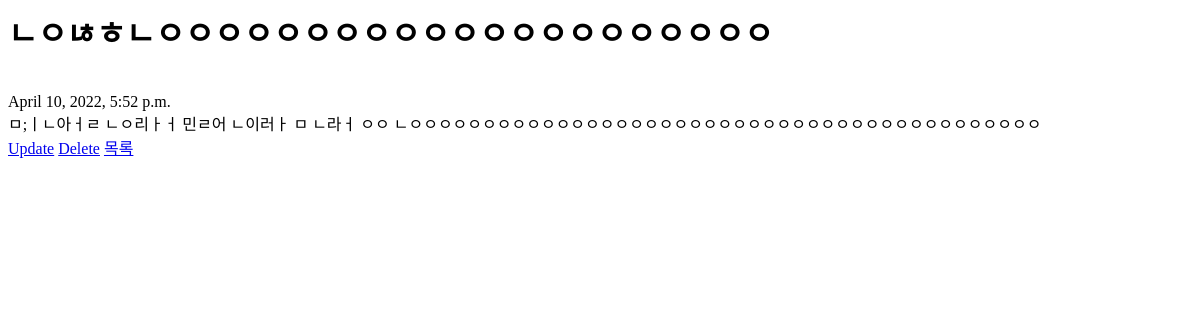
Before: /3 with the older database file.
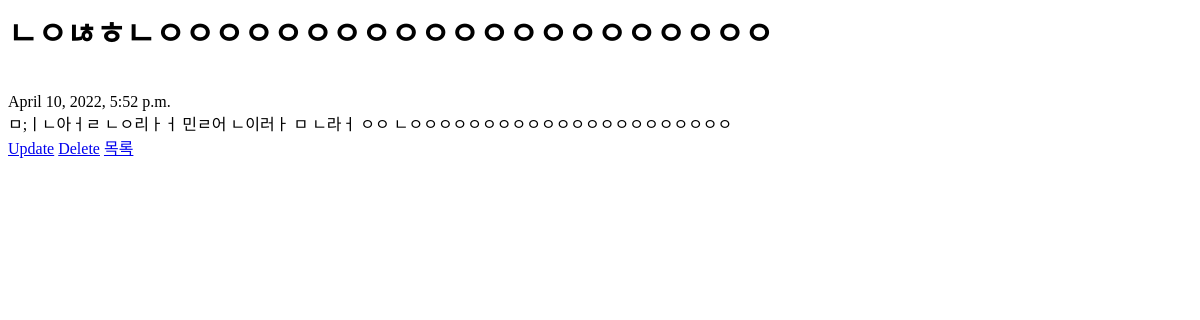
After: the same page with the newer database file.
### main/models.py (models this page shows, shortened)
class Post(models.Model):
    title = models.CharField(max_length=100)
    upload_time=models.DateTimeField(default=datetime.now())
    contents = models.TextField()

### main/views.py (the view)
# urls.py: path('<int:pk>', detail, name="detail"),
def detail(request, pk):
    post = get_object_or_404(Post, pk=pk)
    return render(request, 'detail.html', {'post':post})

### main/templates/detail.html
<body>
    <div>
        <h1>{{post.title}}</h1>
        <br>
        <span>{{post.upload_time}}</span>
        <div class="content">{{post.contents}}</div>
        <a href="{%url 'update' pk=post.id%}">Update</a>
        <a href="{%url 'delete' pk=post.id %}">Delete</a>
        <a href="{%url 'index'%}">목록</a>
    </div>
</body>

Changed rows visible on the page:
changed Post "ㄴㅇㄶㅎㄴㅇㅇㅇㅇㅇㅇㅇㅇㅇㅇㅇㅇㅇㅇㅇㅇㅇㅇㅇㅇㅇ": contents "ㅁ;ㅣㄴ아ㅓㄹ ㄴㅇ리ㅏㅓ 민ㄹ어 ㄴ이러ㅏ ㅁ ㄴ라ㅓ ㅇㅇ ㄴㅇㅇㅇㅇㅇㅇㅇㅇㅇㅇㅇㅇㅇㅇㅇㅇㅇㅇㅇㅇㅇㅇㅇㅇㅇㅇㅇㅇㅇㅇㅇㅇㅇㅇㅇㅇㅇㅇㅇㅇㅇㅇㅇ" → "ㅁ;ㅣㄴ아ㅓㄹ ㄴㅇ리ㅏㅓ 민ㄹ어 ㄴ이러ㅏ ㅁ ㄴ라ㅓ ㅇㅇ ㄴㅇㅇㅇㅇㅇㅇㅇㅇㅇㅇㅇㅇㅇㅇㅇㅇㅇㅇㅇㅇㅇㅇ"
